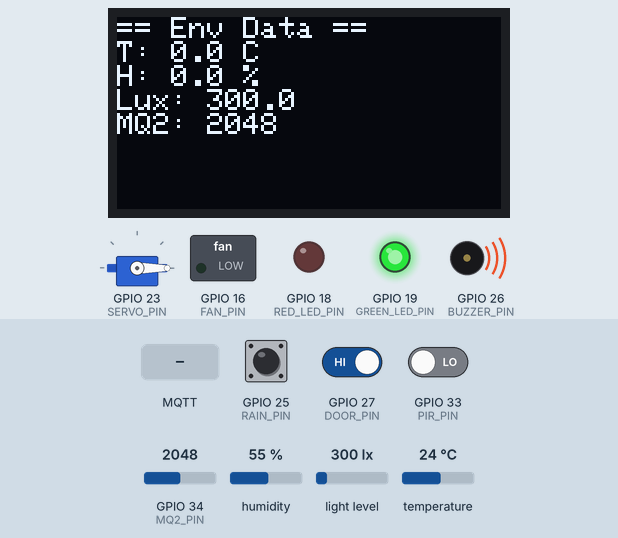
This sketch was run on a simulated ESP32. Parts: 128×64 one-colour display, servo, switched loads named in the sketch (green lamp = pin HIGH), output pins drawn as LEDs (lit = HIGH), buzzer (waves = sounding, pin HIGH). The test bench sets the inputs (shaded band); at power-on: GPIO 34 (MQ2_PIN) = 2048, GPIO 27 (DOOR_PIN) HIGH, GPIO 25 (RAIN_PIN) HIGH, GPIO 33 (PIR_PIN) LOW, humidity 55 %, light level 300 lx, temperature 24 °C. WiFi joins after 1.5 s; servers stay silent unless stated; no MQTT or app messages arrive unless stated; what the sketch prints to the serial monitor is not drawn.

Above: at 1.7 s.
1.8 s: MQTT message "auto" arrives on the first subscribed topic
At 5.8 s:
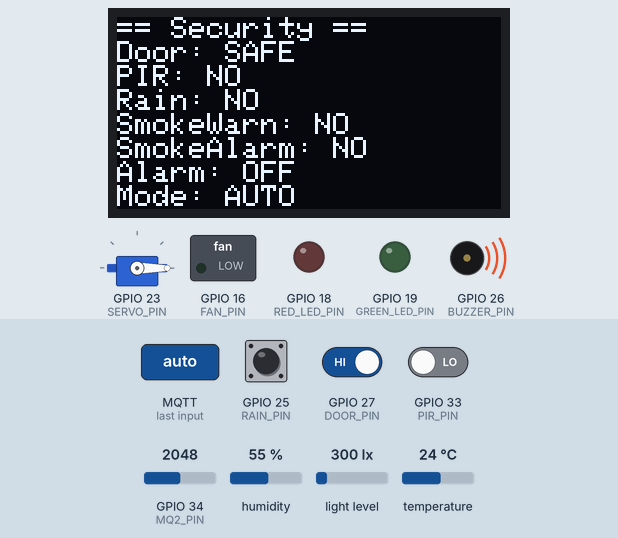
6.5 s: GPIO 34 (MQ2_PIN) set to 3146
At 7.8 s:
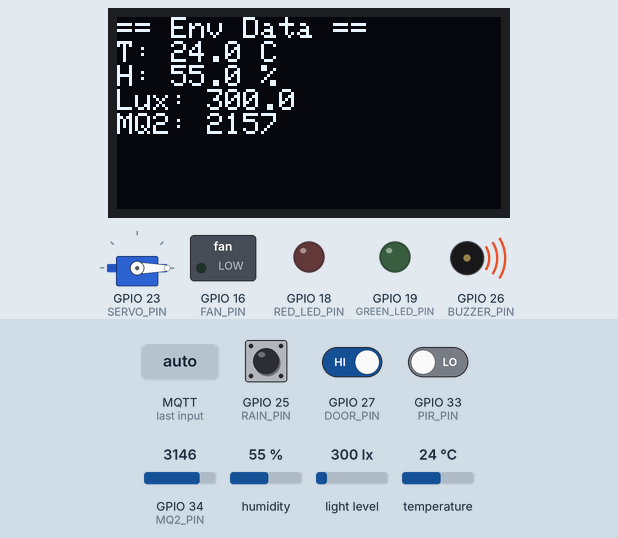
8.5 s: GPIO 34 (MQ2_PIN) set to 3254
At 12.8 s:
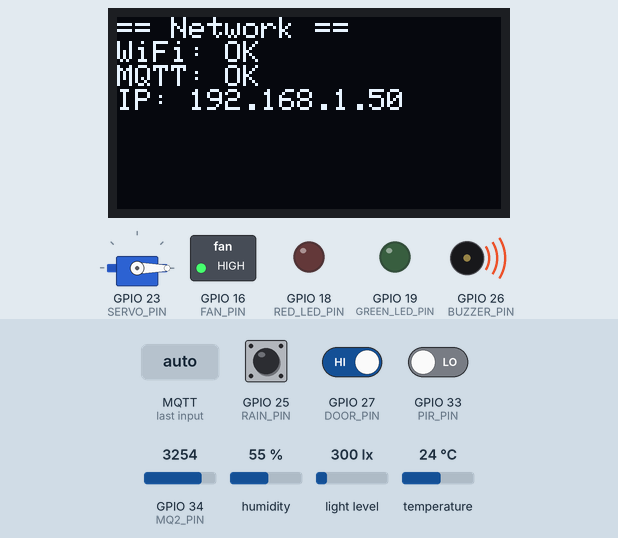
15.5 s: MQTT message "manual" arrives on the first subscribed topic
At 17.3 s:
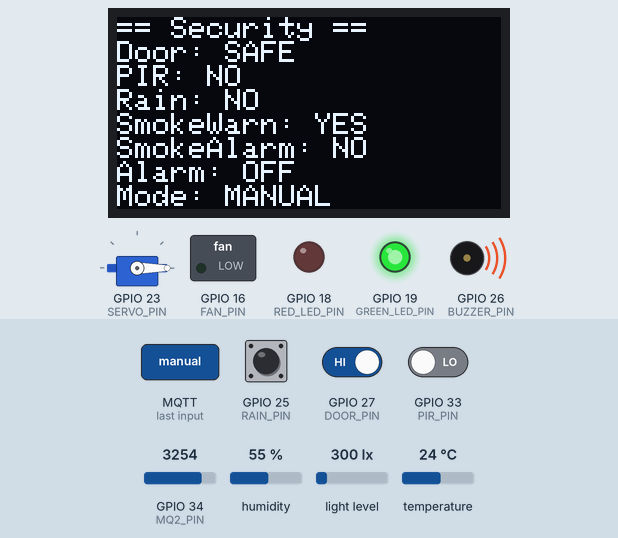
21.5 s: GPIO 27 (DOOR_PIN) driven LOW
At 23.8 s:
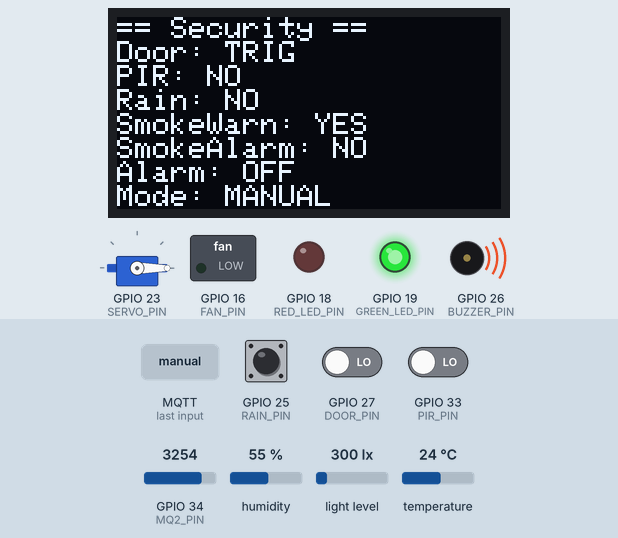
31.1 s: GPIO 34 (MQ2_PIN) set to 2866
At 32.4 s:
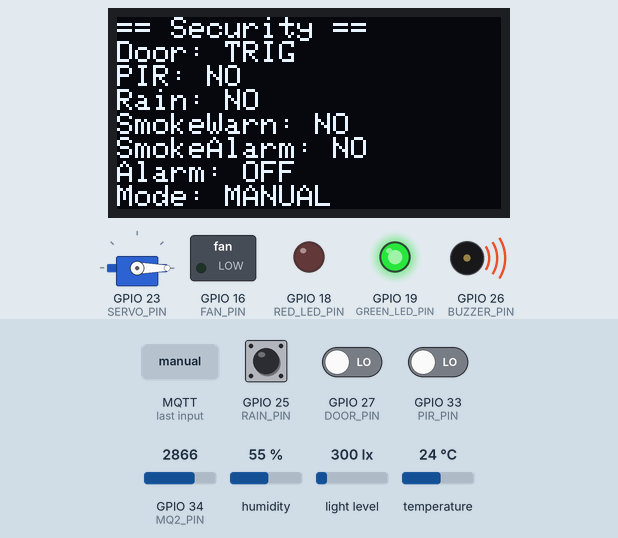
Timing chart, 0 to 34.1 s (numbered marks = the images above; inputs shaded):
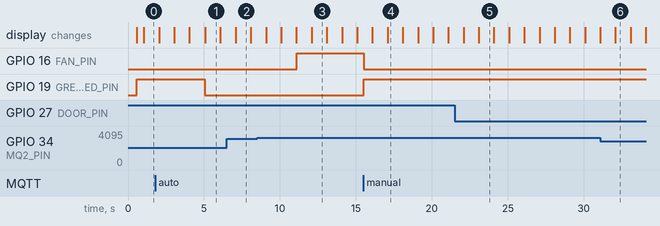

Measured:
- the behaviour switches between 3199 and 3200 on GPIO 34 (MQ2_PIN) (found by bisection; images 2 and 3)
- after the input at 1.8 s, GPIO 19 (GREEN_LED_PIN): HIGH → LOW after 3.3 s; the display: first differs from a run without the input after 3.3 s (image 1)
- after the input at 8.5 s, GPIO 16 (FAN_PIN): LOW → HIGH after 2.6 s
- after the input at 15.5 s, GPIO 16 (FAN_PIN): HIGH → LOW at once; GPIO 19 (GREEN_LED_PIN): LOW → HIGH at once; the display: first differs from a run without the input after 1.6 s (image 4)
- after the input at 21.5 s, the display: first differs from a run without the input after 1.6 s (image 5)
- after the input at 31.1 s, the display: changes after 0.99 s (image 6)
- what the display in image 1 shows lasts 1.0 s, from 5.1 s to 6.1 s

The sketch:

SmartHome.ino
```cpp
/*******************************************************
 * ESP32 智能家居控制系统（最终稳定版主程序）
 * 开发环境：Arduino IDE
 * 框架：Arduino
 *
 * 本文件只保留 setup()、loop() 和顶层调度。
 * 业务模块拆分到对应 .h / .cpp 文件中，便于毕业设计维护和答辩说明。
 *******************************************************/

#include <Arduino.h>
#include "config.h"
#include "globals.h"
#include "outputs.h"
#include "sensors.h"
#include "logic.h"
#include "display.h"
#include "mqtt_handler.h"
#include "voice_handler.h"
#include "utils.h"

void setup() {
  Serial.begin(115200);
  delay(500);

  Serial.println();
  Serial.println("========================================");
  Serial.println("ESP32 智能家居控制系统 - 稳定版");
  Serial.println("========================================");

  esp_reset_reason_t reason = esp_reset_reason();
  Serial.print("Reset Reason Code = ");
  Serial.println((int)reason);
  Serial.print("Reset Reason Text = ");
  Serial.println(resetReasonToString(reason));

  setupPins();
  setupSensors();

#if ENABLE_OLED
  setupOLED();
#endif

#if ENABLE_SERVO
  setupServo();
#endif

  setupWiFi();

#if ENABLE_MQTT
  setupMQTT();
#endif

#if ENABLE_VOICE
  setupVoiceSerial();
#endif

  setRedLed(false);
  setGreenLed(true);
  setBuzzer(false);
#if ENABLE_FAN
  // 上电默认关闭风扇，避免误动作
  setFan(false);
#endif

  Serial.println("[OK] 系统初始化完成");
}

void loop() {
  unsigned long now = millis();

  reconnectWiFiIfNeeded();

#if ENABLE_MQTT
  reconnectMQTTIfNeeded();
  mqttClient.loop();
#endif

#if ENABLE_VOICE
  handleVoiceCommand();
#endif

#if ENABLE_DHT11
  if (now - tDht >= DHT_INTERVAL_MS) {
    tDht = now;
    readDHTTask();
  }
#endif

#if ENABLE_BH1750
  if (now - tLux >= BH1750_INTERVAL_MS) {
    tLux = now;
    readBH1750Task();
  }
#endif

#if ENABLE_MQ2
  if (now - tMq2 >= MQ2_INTERVAL_MS) {
    tMq2 = now;
    readMQ2Task();
  }
#endif

#if ENABLE_DOOR
  if (now - tDoor >= DOOR_INTERVAL_MS) {
    tDoor = now;
    readDoorTask();
  }
#endif

#if ENABLE_PIR
  if (now - tPir >= PIR_INTERVAL_MS) {
    tPir = now;
    readPirTask();
  }
#endif

#if ENABLE_RAIN
  if (now - tRain >= RAIN_INTERVAL_MS) {
    tRain = now;
    readRainTask();
  }
#endif

  updateLogic();
  applyOutputs();

#if ENABLE_OLED
  if (now - tOled >= OLED_INTERVAL_MS) {
    tOled = now;
    updateOLEDTask();
  }
#endif

#if ENABLE_MQTT
  if (now - tPub >= MQTT_PUB_INTERVAL) {
    tPub = now;
    publishStatusTask();
  }
#endif

  if (now - tSerial >= SERIAL_PRINT_MS) {
    tSerial = now;
    printSystemStatus();
  }
}
```

display.cpp
```cpp
#include <Arduino.h>
#include <WiFi.h>

#include "display.h"
#include "globals.h"
#include "utils.h"

void setupOLED() {
  if (!display.begin(SSD1306_SWITCHCAPVCC, OLED_ADDR)) {
    Serial.println("[WARN] OLED 初始化失败，请检查接线");
    return;
  }

  display.clearDisplay();
  display.setTextColor(SSD1306_WHITE);
  display.setTextSize(1);
  display.setCursor(0, 0);
  display.println("Smart Home");
  display.println("Stable Version");
  display.display();

  Serial.println("[OK] OLED 初始化成功");
}

void updateOLEDTask() {
#if ENABLE_OLED
  display.clearDisplay();
  display.setTextSize(1);
  display.setCursor(0, 0);

  if (g_oledPage == 0) {
    display.println("== Env Data ==");
    display.print("T: ");
    display.print(g_temp, 1);
    display.println(" C");

    display.print("H: ");
    display.print(g_humi, 1);
    display.println(" %");

    display.print("Lux: ");
    display.println(g_lux, 1);

    display.print("MQ2: ");
    display.println(g_mq2Avg);
  } else if (g_oledPage == 1) {
    display.println("== Security ==");
    display.print("Door: ");
    display.println(g_doorTriggered ? "TRIG" : "SAFE");

    display.print("PIR: ");
    display.println(g_pirTriggered ? "YES" : "NO");

    // 雨滴模块当前仅用于状态显示，不参与主报警联动
    display.print("Rain: ");
    display.println(g_rainTriggered ? "YES" : "NO");

    display.print("SmokeWarn: ");
    display.println(g_smokeWarn ? "YES" : "NO");

    display.print("SmokeAlarm: ");
    display.println(g_smokeAlarm ? "YES" : "NO");

    display.print("Alarm: ");
    display.println(g_alarm ? "ON" : "OFF");

    display.print("Mode: ");
    display.println(modeToString(g_mode));
  } else {
    display.println("== Network ==");
    display.print("WiFi: ");
    display.println(g_wifiOK ? "OK" : "OFF");

    display.print("MQTT: ");
    display.println(g_mqttOK ? "OK" : "OFF");

    display.print("IP: ");
    if (g_wifiOK) {
      display.println(WiFi.localIP());
    } else {
      display.println("N/A");
    }
  }

  display.display();

  g_oledPage++;
  if (g_oledPage >= OLED_PAGE_COUNT) {
    g_oledPage = 0;
  }
#endif
}
```

display.h
```cpp
#pragma once

void setupOLED();
void updateOLEDTask();
```

globals.cpp
```cpp
#include "globals.h"

// ========================= 全局对象定义 =========================
DHT dht(DHT_PIN, DHT_TYPE);
BH1750 lightMeter;
Adafruit_SSD1306 display(SCREEN_WIDTH, SCREEN_HEIGHT, &Wire, -1);
Servo myServo;

WiFiClientSecure secureClient;
PubSubClient mqttClient(secureClient);

// ========================= 全局状态定义 =========================
SystemMode g_mode = MODE_SECURITY;

float g_temp = 0.0f;
float g_humi = 0.0f;
float g_lux = 0.0f;
int g_mq2Raw = 0;
int g_mq2Avg = 0;

bool g_doorTriggered = false;
bool g_pirTriggered = false;
bool g_rainTriggered = false;
bool g_doorAlarm = false;
bool g_smokeWarn = false;
bool g_smokeAlarm = false;
bool g_alarm = false;

bool g_wifiOK = false;
bool g_mqttOK = false;

bool g_manualBuzzer = false;
bool g_manualRedLed = false;
bool g_manualGreenLed = true;
bool g_manualFan = false;
int g_manualServoAngle = SERVO_NORMAL_ANGLE;

int g_oledPage = 0;

float g_lastValidTemp = 0.0f;
float g_lastValidHumi = 0.0f;
float g_lastValidLux = 0.0f;
int g_lastValidMq2 = 0;

int g_mq2Buf[MQ2_SAMPLE_COUNT] = {0};
int g_mq2BufIndex = 0;
bool g_mq2BufFull = false;

unsigned long tDht = 0;
unsigned long tLux = 0;
unsigned long tMq2 = 0;
unsigned long tDoor = 0;
unsigned long tPir = 0;
unsigned long tRain = 0;
unsigned long tOled = 0;
unsigned long tPub = 0;
unsigned long tWiFi = 0;
unsigned long tMqtt = 0;
unsigned long tSerial = 0;
unsigned long g_smokeAlarmStartMs = 0;
```

globals.h
```cpp
#pragma once

#include <Arduino.h>
#include <WiFiClientSecure.h>
#include <PubSubClient.h>
#include <Wire.h>
#include <DHT.h>
#include <BH1750.h>
#include <Adafruit_GFX.h>
#include <Adafruit_SSD1306.h>
#include <ESP32Servo.h>

#include "pins.h"
#include "config.h"
#include "types.h"

// ========================= 全局对象声明 =========================
extern DHT dht;
extern BH1750 lightMeter;
extern Adafruit_SSD1306 display;
extern Servo myServo;
extern WiFiClientSecure secureClient;
extern PubSubClient mqttClient;

// ========================= 全局状态声明 =========================
extern SystemMode g_mode;

extern float g_temp;
extern float g_humi;
extern float g_lux;
extern int g_mq2Raw;
extern int g_mq2Avg;

extern bool g_doorTriggered;
extern bool g_pirTriggered;
extern bool g_rainTriggered;
extern bool g_doorAlarm;
extern bool g_smokeWarn;
extern bool g_smokeAlarm;
extern bool g_alarm;

extern bool g_wifiOK;
extern bool g_mqttOK;

extern bool g_manualBuzzer;
extern bool g_manualRedLed;
extern bool g_manualGreenLed;
extern bool g_manualFan;
extern int g_manualServoAngle;

extern int g_oledPage;

extern float g_lastValidTemp;
extern float g_lastValidHumi;
extern float g_lastValidLux;
extern int g_lastValidMq2;

extern int g_mq2Buf[MQ2_SAMPLE_COUNT];
extern int g_mq2BufIndex;
extern bool g_mq2BufFull;

extern unsigned long tDht;
extern unsigned long tLux;
extern unsigned long tMq2;
extern unsigned long tDoor;
extern unsigned long tPir;
extern unsigned long tRain;
extern unsigned long tOled;
extern unsigned long tPub;
extern unsigned long tWiFi;
extern unsigned long tMqtt;
extern unsigned long tSerial;
extern unsigned long g_smokeAlarmStartMs;
```

logic.cpp
```cpp
#include <Arduino.h>

#include "logic.h"
#include "globals.h"

void updateLogic() {
  // 双级烟雾逻辑：
  // 1. SmokeWarn 继续使用当前预警阈值
  // 2. SmokeAlarm 需要更高阈值且持续成立
  // 3. 最终 Alarm = DoorAlarm OR SmokeAlarm
  unsigned long now = millis();

  // 门磁仍然是主安防触发来源之一，只在安防模式下参与主报警
  g_doorAlarm = (g_mode == MODE_SECURITY) && g_doorTriggered;

  // 手动模式不自动触发烟雾主报警，但保留状态显示与上报
  if (g_mode != MODE_MANUAL) {
    if (g_mq2Avg >= MQ2_ALARM_THRESHOLD) {
      if (g_smokeAlarmStartMs == 0) {
        g_smokeAlarmStartMs = now;
      }

      g_smokeAlarm = ((now - g_smokeAlarmStartMs) >= SMOKE_ALARM_HOLD_MS);
    } else {
      g_smokeAlarm = false;
      g_smokeAlarmStartMs = 0;
    }
  } else {
    g_smokeAlarm = false;
    g_smokeAlarmStartMs = 0;
  }

  g_alarm = g_doorAlarm || g_smokeAlarm;
}
```

logic.h
```cpp
#pragma once

void updateLogic();
```

mqtt_handler.cpp
```cpp
#include <Arduino.h>
#include <WiFi.h>

#include "mqtt_handler.h"
#include "globals.h"
#include "utils.h"

void setupWiFi() {
  WiFi.mode(WIFI_STA);
  WiFi.begin(WIFI_SSID, WIFI_PASS);

  Serial.print("[INFO] 正在连接 WiFi: ");
  Serial.println(WIFI_SSID);
}

void setupMQTT() {
  // 当前稳定版沿用不校验证书的连接方式，避免影响现有功能
  secureClient.setInsecure();

  mqttClient.setServer(MQTT_HOST, MQTT_PORT);
  mqttClient.setCallback(mqttCallback);

  Serial.println("[OK] MQTT TLS 客户端初始化完成");
  Serial.print("[INFO] MQTT Host: ");
  Serial.println(MQTT_HOST);
  Serial.print("[INFO] MQTT Port: ");
  Serial.println(MQTT_PORT);
}

void reconnectWiFiIfNeeded() {
  unsigned long now = millis();

  if (WiFi.status() == WL_CONNECTED) {
    if (!g_wifiOK) {
      g_wifiOK = true;
      Serial.print("[OK] WiFi 已连接, IP = ");
      Serial.println(WiFi.localIP());
    }
    return;
  }

  g_wifiOK = false;

  if (now - tWiFi < WIFI_RETRY_INTERVAL) {
    return;
  }
  tWiFi = now;

  Serial.println("[WARN] WiFi 未连接，尝试重连...");
  WiFi.disconnect();
  WiFi.begin(WIFI_SSID, WIFI_PASS);
}

void reconnectMQTTIfNeeded() {
  if (!g_wifiOK) {
    g_mqttOK = false;
    return;
  }

  if (mqttClient.connected()) {
    if (!g_mqttOK) {
      g_mqttOK = true;
      Serial.println("[OK] MQTT 已连接");
    }
    return;
  }

  g_mqttOK = false;

  unsigned long now = millis();
  if (now - tMqtt < MQTT_RETRY_INTERVAL) {
    return;
  }
  tMqtt = now;

  Serial.println("[WARN] MQTT 未连接，尝试 TLS 重连...");

  bool ok = mqttClient.connect(MQTT_CLIENT_ID, MQTT_USER, MQTT_PASS);
  if (!ok) {
    Serial.print("[WARN] MQTT 连接失败, state=");
    Serial.println(mqttClient.state());
    return;
  }

  g_mqttOK = true;
  Serial.println("[OK] MQTT TLS 连接成功");

  mqttClient.subscribe(TOPIC_CMD_MODE);
  mqttClient.subscribe(TOPIC_CMD_BUZZER);
  mqttClient.subscribe(TOPIC_CMD_LED);
  mqttClient.subscribe(TOPIC_CMD_SERVO);
  mqttClient.subscribe(TOPIC_CMD_FAN);
  mqttClient.subscribe(TOPIC_CMD_ALARM_CLR);

  mqttClient.publish(TOPIC_STATE, "online", true);
}

void mqttCallback(char* topic, byte* payload, unsigned int length) {
  String msg = "";
  for (unsigned int i = 0; i < length; i++) {
    msg += (char)payload[i];
  }

  String topicStr = String(topic);

  Serial.print("[MQTT] Topic: ");
  Serial.print(topicStr);
  Serial.print(" | Payload: ");
  Serial.println(msg);

  if (topicStr == TOPIC_CMD_MODE) {
    msg.toLowerCase();

    if (msg == "manual") {
      g_mode = MODE_MANUAL;
      Serial.println("[CMD] 切换到手动模式");
    } else if (msg == "auto") {
      g_mode = MODE_AUTO;
      Serial.println("[CMD] 切换到自动模式");
    } else if (msg == "security") {
      g_mode = MODE_SECURITY;
      Serial.println("[CMD] 切换到安防模式");
    }
  } else if (topicStr == TOPIC_CMD_BUZZER) {
    msg.toLowerCase();

    if (msg == "on") {
      g_manualBuzzer = true;
      Serial.println("[CMD] 手动打开蜂鸣器");
    } else if (msg == "off") {
      g_manualBuzzer = false;
      Serial.println("[CMD] 手动关闭蜂鸣器");
    }
  } else if (topicStr == TOPIC_CMD_LED) {
    msg.toLowerCase();

    if (msg == "red_on") {
      g_manualRedLed = true;
    } else if (msg == "red_off") {
      g_manualRedLed = false;
    } else if (msg == "green_on") {
      g_manualGreenLed = true;
    } else if (msg == "green_off") {
      g_manualGreenLed = false;
    } else if (msg == "all_off") {
      g_manualRedLed = false;
      g_manualGreenLed = false;
    }

    Serial.println("[CMD] LED 手动命令已处理");
  } else if (topicStr == TOPIC_CMD_SERVO) {
    int angle = msg.toInt();
    if (angle < 0) angle = 0;
    if (angle > 180) angle = 180;

    g_manualServoAngle = angle;

    Serial.print("[CMD] 设置舵机角度 = ");
    Serial.println(g_manualServoAngle);
  } else if (topicStr == TOPIC_CMD_FAN) {
    msg.toLowerCase();

    if (msg == "on") {
      g_manualFan = true;
      Serial.println("[CMD] 手动打开风扇");
    } else if (msg == "off") {
      g_manualFan = false;
      Serial.println("[CMD] 手动关闭风扇");
    }
  } else if (topicStr == TOPIC_CMD_ALARM_CLR) {
    msg.toLowerCase();
    if (msg == "clear" || msg == "1") {
      clearAlarmState();
      Serial.println("[CMD] 已收到消警命令");
    }
  }
}

void publishStatusTask() {
#if ENABLE_MQTT
  if (!g_mqttOK) {
    return;
  }

  mqttClient.publish(TOPIC_TEMP, String(g_temp, 1).c_str(), true);
  mqttClient.publish(TOPIC_HUMI, String(g_humi, 1).c_str(), true);
  mqttClient.publish(TOPIC_LUX, String(g_lux, 1).c_str(), true);
  mqttClient.publish(TOPIC_MQ2, String(g_mq2Avg).c_str(), true);
  mqttClient.publish(TOPIC_DOOR, g_doorTriggered ? "1" : "0", true);
  // PIR 当前只做状态检测与上报，不进入主报警逻辑
  mqttClient.publish(TOPIC_PIR, g_pirTriggered ? "1" : "0", true);
  // 雨滴模块当前只做状态上报，不进入主报警逻辑
  mqttClient.publish(TOPIC_RAIN, g_rainTriggered ? "1" : "0", true);
  mqttClient.publish(TOPIC_ALARM, g_alarm ? "1" : "0", true);
  mqttClient.publish(TOPIC_SMOKE_ALARM, g_smokeAlarm ? "1" : "0", true);

  String json = "{";
  json += "\"temp\":" + String(g_temp, 1) + ",";
  json += "\"humi\":" + String(g_humi, 1) + ",";
  json += "\"lux\":" + String(g_lux, 1) + ",";
  json += "\"mq2\":" + String(g_mq2Avg) + ",";
  json += "\"door\":" + String(g_doorTriggered ? 1 : 0) + ",";
  json += "\"pir\":" + String(g_pirTriggered ? 1 : 0) + ",";
  json += "\"doorAlarm\":" + String(g_doorAlarm ? 1 : 0) + ",";
  json += "\"rain\":" + String(g_rainTriggered ? 1 : 0) + ",";
  json += "\"smokeWarn\":" + String(g_smokeWarn ? 1 : 0) + ",";
  json += "\"smokeAlarm\":" + String(g_smokeAlarm ? 1 : 0) + ",";
  json += "\"alarm\":" + String(g_alarm ? 1 : 0) + ",";
  json += "\"wifi\":" + String(g_wifiOK ? 1 : 0) + ",";
  json += "\"mqtt\":" + String(g_mqttOK ? 1 : 0) + ",";
  json += "\"mode\":\"" + modeToString(g_mode) + "\"";
  json += "}";

  mqttClient.publish(TOPIC_STATUS_JSON, json.c_str(), true);
#endif
}
```

mqtt_handler.h
```cpp
#pragma once

#include <Arduino.h>

void setupWiFi();
void setupMQTT();
void reconnectWiFiIfNeeded();
void reconnectMQTTIfNeeded();
void mqttCallback(char* topic, byte* payload, unsigned int length);
void publishStatusTask();
```

outputs.cpp
```cpp
#include <Arduino.h>
#include <ESP32Servo.h>

#include "outputs.h"
#include "globals.h"

void setupPins() {
  pinMode(BUZZER_PIN, OUTPUT);
  pinMode(RED_LED_PIN, OUTPUT);
  pinMode(GREEN_LED_PIN, OUTPUT);
#if ENABLE_FAN
  pinMode(FAN_PIN, OUTPUT);
#endif

#if ENABLE_DOOR
  pinMode(DOOR_PIN, INPUT);
#endif

#if ENABLE_PIR
  // HC-SR501 输出为数字量，高电平表示检测到人体
  pinMode(PIR_PIN, INPUT);
#endif

#if ENABLE_RAIN
  // 雨滴继电器输出使用上拉输入，LOW 表示检测到下雨
  pinMode(RAIN_PIN, INPUT_PULLUP);
#endif

#if ENABLE_MQ2
  pinMode(MQ2_PIN, INPUT);
#endif

  Serial.println("[OK] GPIO 初始化完成");
}

void setupServo() {
  ESP32PWM::allocateTimer(0);
  myServo.setPeriodHertz(50);
  myServo.attach(SERVO_PIN, 500, 2400);
  setServoAngleSafe(SERVO_NORMAL_ANGLE);
  Serial.println("[OK] 舵机初始化完成");
}

void applyOutputs() {
  // 最终输出优先级：主报警 > 雨水关窗 > 模式内联动/手动 > 默认状态。
  // 雨水、PIR、SmokeWarn 本身不直接进入 Alarm，Alarm 只由 DoorAlarm 或 SmokeAlarm 产生。
  if (g_alarm) {
    applyAlarmOutput(true);
  } else {
    // 红灯、蜂鸣器：无主报警时只允许 Manual 手动控制，其余模式默认关闭。
    setRedLed(g_mode == MODE_MANUAL ? g_manualRedLed : false);
    setBuzzer(g_mode == MODE_MANUAL ? g_manualBuzzer : false);

    // 绿灯：主报警关闭优先；无报警时 Auto 光照联动优先，其次 Manual 手动。
    if (g_mode == MODE_AUTO) {
      setGreenLed(g_lux < AUTO_LUX_LOW_THRESHOLD);
    } else if (g_mode == MODE_MANUAL) {
      setGreenLed(g_manualGreenLed);
    } else {
      setGreenLed(true);
    }

#if ENABLE_SERVO
    // 舵机：主报警 > 雨水关窗 > Manual 手动 > 默认角度。
    if (g_rainTriggered) {
      setServoAngleSafe(SERVO_RAIN_ANGLE);
    } else if (g_mode == MODE_MANUAL) {
      setServoAngleSafe(g_manualServoAngle);
    } else {
      setServoAngleSafe(SERVO_NORMAL_ANGLE);
    }
#endif
  }

#if ENABLE_FAN
  // 风扇不放入 Security 主报警执行链：Auto 跟随 SmokeWarn，Manual 跟随手动命令。
  if (g_mode == MODE_AUTO) {
    setFan(g_smokeWarn);
  } else if (g_mode == MODE_MANUAL) {
    setFan(g_manualFan);
  } else {
    setFan(false);
  }
#endif
}

void applyAlarmOutput(bool alarmOn) {
  // 主报警执行链只控制红灯、绿灯、蜂鸣器和舵机；风扇由模式优先级单独处理。
  if (alarmOn) {
    setRedLed(true);
    setGreenLed(false);
    setBuzzer(true);
#if ENABLE_SERVO
    setServoAngleSafe(SERVO_ALARM_ANGLE);
#endif
  } else {
    setRedLed(false);
    setGreenLed(true);
    setBuzzer(false);
#if ENABLE_SERVO
    setServoAngleSafe(SERVO_NORMAL_ANGLE);
#endif
  }
}

void setBuzzer(bool on) {
  // 低电平触发：LOW=响，HIGH=不响
  digitalWrite(BUZZER_PIN, on ? LOW : HIGH);
}

void setRedLed(bool on) {
  digitalWrite(RED_LED_PIN, on ? HIGH : LOW);
}

void setGreenLed(bool on) {
  digitalWrite(GREEN_LED_PIN, on ? HIGH : LOW);
}

void setServoAngleSafe(int angle) {
#if ENABLE_SERVO
  if (angle < 0) angle = 0;
  if (angle > 180) angle = 180;
  myServo.write(angle);
#endif
}

void setFan(bool on) {
#if ENABLE_FAN
  // MOS 驱动板测试结论：GPIO16 = HIGH 开启，LOW 关闭
  digitalWrite(FAN_PIN, on ? HIGH : LOW);
#endif
}
```

outputs.h
```cpp
#pragma once

void setupPins();
void setupServo();
void applyOutputs();
void applyAlarmOutput(bool alarmOn);
void setBuzzer(bool on);
void setRedLed(bool on);
void setGreenLed(bool on);
void setServoAngleSafe(int angle);
void setFan(bool on);
```

sensors.h
```cpp
#pragma once

void setupSensors();
void readDHTTask();
void readBH1750Task();
void readMQ2Task();
void readDoorTask();
void readPirTask();
void readRainTask();
```

types.h
```cpp
#pragma once

// ========================= 系统类型定义 =========================
enum SystemMode {
  MODE_MANUAL = 0,
  MODE_AUTO = 1,
  MODE_SECURITY = 2
};
```

utils.h
```cpp
#pragma once

#include <Arduino.h>
#include "types.h"
#include "esp_system.h"

void clearAlarmState();
void printSystemStatus();
String modeToString(SystemMode mode);
String resetReasonToString(esp_reset_reason_t reason);
```

voice_handler.h
```cpp
#pragma once

void setupVoiceSerial();
void handleVoiceCommand();
```

Source omitted: sensors.cpp (2448 bytes), utils.cpp (2361 bytes), voice_handler.cpp (2332 bytes), config.h (3118 bytes), pins.h (745 bytes)
